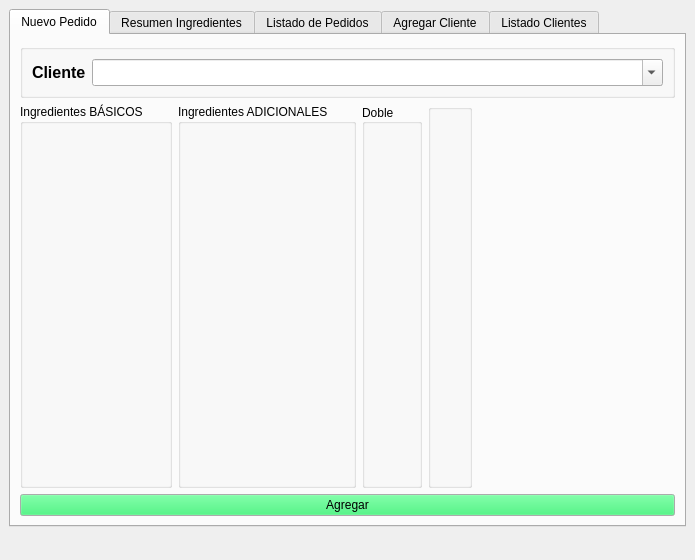
<?xml version="1.0" encoding="UTF-8"?>
<ui version="4.0">
 <class>Pausa_Natural</class>
 <widget class="QMainWindow" name="Pausa_Natural">
  <property name="geometry">
   <rect>
    <x>0</x>
    <y>0</y>
    <width>695</width>
    <height>560</height>
   </rect>
  </property>
  <property name="windowTitle">
   <string>Pausa Natural</string>
  </property>
  <widget class="QWidget" name="widget_central">
   <layout class="QVBoxLayout" name="verticalLayout_11">
    <item>
     <widget class="QTabWidget" name="tabs">
      <property name="currentIndex">
       <number>0</number>
      </property>
      <widget class="QWidget" name="Nuevo">
       <attribute name="title">
        <string>Nuevo Pedido</string>
       </attribute>
       <layout class="QVBoxLayout" name="verticalLayout_4">
        <item>
         <widget class="QGroupBox" name="groupBox">
          <property name="sizePolicy">
           <sizepolicy hsizetype="Minimum" vsizetype="Maximum">
            <horstretch>0</horstretch>
            <verstretch>0</verstretch>
           </sizepolicy>
          </property>
          <property name="title">
           <string/>
          </property>
          <layout class="QHBoxLayout" name="horizontalLayout_5">
           <item>
            <widget class="QLabel" name="label_cliente">
             <property name="sizePolicy">
              <sizepolicy hsizetype="Maximum" vsizetype="Preferred">
               <horstretch>0</horstretch>
               <verstretch>0</verstretch>
              </sizepolicy>
             </property>
             <property name="font">
              <font>
               <pointsize>12</pointsize>
               <weight>75</weight>
               <bold>true</bold>
              </font>
             </property>
             <property name="text">
              <string>Cliente</string>
             </property>
            </widget>
           </item>
           <item>
            <widget class="QComboBox" name="texto_cliente">
             <property name="font">
              <font>
               <pointsize>12</pointsize>
              </font>
             </property>
             <property name="editable">
              <bool>true</bool>
             </property>
            </widget>
           </item>
          </layout>
         </widget>
        </item>
        <item>
         <layout class="QHBoxLayout" name="horizontalLayout">
          <property name="sizeConstraint">
           <enum>QLayout::SetDefaultConstraint</enum>
          </property>
          <property name="rightMargin">
           <number>0</number>
          </property>
          <item>
           <layout class="QVBoxLayout" name="caja_basicos">
            <item>
             <widget class="QGroupBox" name="lista_basicos_L">
              <property name="title">
               <string>Ingredientes BÁSICOS</string>
              </property>
              <layout class="QVBoxLayout" name="verticalLayout_7">
               <item>
                <layout class="QVBoxLayout" name="lista_basicos"/>
               </item>
              </layout>
             </widget>
            </item>
           </layout>
          </item>
          <item>
           <layout class="QVBoxLayout" name="caja_adicionales">
            <item>
             <widget class="QGroupBox" name="lista_adicionales_L">
              <property name="title">
               <string>Ingredientes ADICIONALES</string>
              </property>
              <layout class="QVBoxLayout" name="verticalLayout_10">
               <item>
                <layout class="QVBoxLayout" name="lista_adicionales"/>
               </item>
              </layout>
             </widget>
            </item>
           </layout>
          </item>
          <item>
           <layout class="QVBoxLayout" name="caja_doble">
            <item>
             <widget class="QGroupBox" name="lista_doble_L">
              <property name="title">
               <string>Doble</string>
              </property>
              <property name="alignment">
               <set>Qt::AlignJustify|Qt::AlignVCenter</set>
              </property>
              <property name="flat">
               <bool>false</bool>
              </property>
              <property name="checkable">
               <bool>false</bool>
              </property>
              <layout class="QVBoxLayout" name="verticalLayout_12">
               <item>
                <layout class="QVBoxLayout" name="lista_doble"/>
               </item>
              </layout>
             </widget>
            </item>
           </layout>
          </item>
          <item>
           <widget class="QGroupBox" name="caja_precio_L">
            <property name="sizePolicy">
             <sizepolicy hsizetype="Maximum" vsizetype="Minimum">
              <horstretch>0</horstretch>
              <verstretch>0</verstretch>
             </sizepolicy>
            </property>
            <property name="autoFillBackground">
             <bool>false</bool>
            </property>
            <property name="flat">
             <bool>false</bool>
            </property>
            <layout class="QVBoxLayout" name="verticalLayout_14">
             <item>
              <layout class="QVBoxLayout" name="caja_precio"/>
             </item>
             <item>
              <spacer name="verticalSpacer">
               <property name="orientation">
                <enum>Qt::Vertical</enum>
               </property>
               <property name="sizeType">
                <enum>QSizePolicy::MinimumExpanding</enum>
               </property>
               <property name="sizeHint" stdset="0">
                <size>
                 <width>20</width>
                 <height>40</height>
                </size>
               </property>
              </spacer>
             </item>
            </layout>
           </widget>
          </item>
          <item>
           <spacer name="horizontalSpacer">
            <property name="orientation">
             <enum>Qt::Horizontal</enum>
            </property>
            <property name="sizeHint" stdset="0">
             <size>
              <width>40</width>
              <height>20</height>
             </size>
            </property>
           </spacer>
          </item>
         </layout>
        </item>
        <item>
         <widget class="QPushButton" name="boton_agregar_pedido">
          <property name="palette">
           <palette>
            <active>
             <colorrole role="Button">
              <brush brushstyle="SolidPattern">
               <color alpha="255">
                <red>35</red>
                <green>236</green>
                <blue>99</blue>
               </color>
              </brush>
             </colorrole>
            </active>
            <inactive>
             <colorrole role="Button">
              <brush brushstyle="SolidPattern">
               <color alpha="255">
                <red>35</red>
                <green>236</green>
                <blue>99</blue>
               </color>
              </brush>
             </colorrole>
            </inactive>
            <disabled>
             <colorrole role="Button">
              <brush brushstyle="SolidPattern">
               <color alpha="255">
                <red>35</red>
                <green>236</green>
                <blue>99</blue>
               </color>
              </brush>
             </colorrole>
            </disabled>
           </palette>
          </property>
          <property name="text">
           <string>Agregar</string>
          </property>
         </widget>
        </item>
       </layout>
      </widget>
      <widget class="QWidget" name="Resumen">
       <attribute name="title">
        <string>Resumen Ingredientes</string>
       </attribute>
       <layout class="QHBoxLayout" name="horizontalLayout_4">
        <item>
         <layout class="QVBoxLayout" name="verticalLayout_9">
          <item>
           <widget class="QScrollArea" name="scrollArea_3">
            <property name="sizePolicy">
             <sizepolicy hsizetype="Expanding" vsizetype="MinimumExpanding">
              <horstretch>0</horstretch>
              <verstretch>0</verstretch>
             </sizepolicy>
            </property>
            <property name="widgetResizable">
             <bool>true</bool>
            </property>
            <property name="alignment">
             <set>Qt::AlignLeading|Qt::AlignLeft|Qt::AlignTop</set>
            </property>
            <widget class="QWidget" name="scrollAreaWidgetContents_3">
             <property name="geometry">
              <rect>
               <x>0</x>
               <y>0</y>
               <width>657</width>
               <height>421</height>
              </rect>
             </property>
             <layout class="QHBoxLayout" name="horizontalLayout_8">
              <item>
               <widget class="QLabel" name="res_ingredientes">
                <property name="sizePolicy">
                 <sizepolicy hsizetype="Maximum" vsizetype="Maximum">
                  <horstretch>0</horstretch>
                  <verstretch>0</verstretch>
                 </sizepolicy>
                </property>
                <property name="font">
                 <font>
                  <pointsize>12</pointsize>
                  <weight>75</weight>
                  <bold>true</bold>
                 </font>
                </property>
                <property name="frameShape">
                 <enum>QFrame::Box</enum>
                </property>
                <property name="text">
                 <string/>
                </property>
               </widget>
              </item>
              <item>
               <widget class="QLabel" name="res_cubiertos">
                <property name="sizePolicy">
                 <sizepolicy hsizetype="Maximum" vsizetype="Maximum">
                  <horstretch>0</horstretch>
                  <verstretch>0</verstretch>
                 </sizepolicy>
                </property>
                <property name="font">
                 <font>
                  <pointsize>12</pointsize>
                 </font>
                </property>
                <property name="frameShape">
                 <enum>QFrame::Box</enum>
                </property>
                <property name="text">
                 <string/>
                </property>
               </widget>
              </item>
              <item>
               <widget class="QLabel" name="ganancia">
                <property name="sizePolicy">
                 <sizepolicy hsizetype="Maximum" vsizetype="Maximum">
                  <horstretch>0</horstretch>
                  <verstretch>0</verstretch>
                 </sizepolicy>
                </property>
                <property name="font">
                 <font>
                  <pointsize>12</pointsize>
                 </font>
                </property>
                <property name="frameShape">
                 <enum>QFrame::Box</enum>
                </property>
                <property name="text">
                 <string/>
                </property>
               </widget>
              </item>
             </layout>
            </widget>
           </widget>
          </item>
          <item>
           <spacer name="verticalSpacer_2">
            <property name="orientation">
             <enum>Qt::Vertical</enum>
            </property>
            <property name="sizeType">
             <enum>QSizePolicy::Minimum</enum>
            </property>
            <property name="sizeHint" stdset="0">
             <size>
              <width>20</width>
              <height>40</height>
             </size>
            </property>
           </spacer>
          </item>
         </layout>
        </item>
       </layout>
      </widget>
      <widget class="QWidget" name="Listado">
       <attribute name="title">
        <string>Listado de Pedidos</string>
       </attribute>
       <layout class="QHBoxLayout" name="horizontalLayout_3">
        <item>
         <layout class="QVBoxLayout" name="verticalLayout">
          <item>
           <widget class="QGroupBox" name="grupo_fecha">
            <property name="sizePolicy">
             <sizepolicy hsizetype="Preferred" vsizetype="Maximum">
              <horstretch>0</horstretch>
              <verstretch>0</verstretch>
             </sizepolicy>
            </property>
            <layout class="QHBoxLayout" name="horizontalLayout_7">
             <item>
              <widget class="QDateEdit" name="fecha_consulta">
               <property name="sizePolicy">
                <sizepolicy hsizetype="Expanding" vsizetype="Fixed">
                 <horstretch>0</horstretch>
                 <verstretch>0</verstretch>
                </sizepolicy>
               </property>
               <property name="displayFormat">
                <string>dd/MM/yyyy</string>
               </property>
               <property name="calendarPopup">
                <bool>true</bool>
               </property>
               <property name="date">
                <date>
                 <year>2019</year>
                 <month>1</month>
                 <day>1</day>
                </date>
               </property>
              </widget>
             </item>
             <item>
              <widget class="QPushButton" name="boton_hoy">
               <property name="text">
                <string>HOY</string>
               </property>
              </widget>
             </item>
            </layout>
           </widget>
          </item>
          <item>
           <widget class="QScrollArea" name="scrollArea_2">
            <property name="widgetResizable">
             <bool>true</bool>
            </property>
            <widget class="QWidget" name="scrollAreaWidgetContents">
             <property name="geometry">
              <rect>
               <x>0</x>
               <y>0</y>
               <width>657</width>
               <height>371</height>
              </rect>
             </property>
             <layout class="QVBoxLayout" name="verticalLayout_6">
              <item>
               <layout class="QGridLayout" name="grilla_pedidos"/>
              </item>
             </layout>
            </widget>
           </widget>
          </item>
          <item>
           <widget class="QPushButton" name="enviar_captura">
            <property name="text">
             <string>Enviar Listado de Pedidos</string>
            </property>
           </widget>
          </item>
         </layout>
        </item>
       </layout>
      </widget>
      <widget class="QWidget" name="Clientes">
       <attribute name="title">
        <string>Agregar Cliente</string>
       </attribute>
       <layout class="QHBoxLayout" name="horizontalLayout_2">
        <item>
         <layout class="QFormLayout" name="formLayout_2">
          <item row="0" column="0">
           <widget class="QLabel" name="label_3">
            <property name="font">
             <font>
              <pointsize>12</pointsize>
             </font>
            </property>
            <property name="text">
             <string>Nombre</string>
            </property>
           </widget>
          </item>
          <item row="0" column="1">
           <widget class="QLineEdit" name="nombre_cli">
            <property name="font">
             <font>
              <pointsize>12</pointsize>
             </font>
            </property>
           </widget>
          </item>
          <item row="1" column="0">
           <widget class="QLabel" name="label_4">
            <property name="font">
             <font>
              <pointsize>12</pointsize>
             </font>
            </property>
            <property name="text">
             <string>Apellido</string>
            </property>
           </widget>
          </item>
          <item row="1" column="1">
           <widget class="QLineEdit" name="apellido_cli">
            <property name="font">
             <font>
              <pointsize>12</pointsize>
             </font>
            </property>
           </widget>
          </item>
          <item row="2" column="0">
           <widget class="QLabel" name="label_5">
            <property name="font">
             <font>
              <pointsize>12</pointsize>
             </font>
            </property>
            <property name="text">
             <string>Dirección</string>
            </property>
           </widget>
          </item>
          <item row="2" column="1">
           <widget class="QLineEdit" name="dir_cli">
            <property name="font">
             <font>
              <pointsize>12</pointsize>
             </font>
            </property>
           </widget>
          </item>
          <item row="3" column="0">
           <widget class="QLabel" name="label_11">
            <property name="font">
             <font>
              <pointsize>12</pointsize>
             </font>
            </property>
            <property name="text">
             <string>Teléfono</string>
            </property>
           </widget>
          </item>
          <item row="3" column="1">
           <widget class="QLineEdit" name="tel_cli">
            <property name="font">
             <font>
              <pointsize>12</pointsize>
             </font>
            </property>
           </widget>
          </item>
          <item row="5" column="0">
           <widget class="QPushButton" name="boton_agregar_cliente">
            <property name="palette">
             <palette>
              <active>
               <colorrole role="Button">
                <brush brushstyle="SolidPattern">
                 <color alpha="255">
                  <red>35</red>
                  <green>236</green>
                  <blue>99</blue>
                 </color>
                </brush>
               </colorrole>
              </active>
              <inactive>
               <colorrole role="Button">
                <brush brushstyle="SolidPattern">
                 <color alpha="255">
                  <red>35</red>
                  <green>236</green>
                  <blue>99</blue>
                 </color>
                </brush>
               </colorrole>
              </inactive>
              <disabled>
               <colorrole role="Button">
                <brush brushstyle="SolidPattern">
                 <color alpha="255">
                  <red>35</red>
                  <green>236</green>
                  <blue>99</blue>
                 </color>
                </brush>
               </colorrole>
              </disabled>
             </palette>
            </property>
            <property name="text">
             <string>Agregar</string>
            </property>
           </widget>
          </item>
          <item row="4" column="0">
           <widget class="QLabel" name="label_12">
            <property name="font">
             <font>
              <pointsize>12</pointsize>
             </font>
            </property>
            <property name="text">
             <string>Cubiertos</string>
            </property>
           </widget>
          </item>
          <item row="4" column="1">
           <layout class="QVBoxLayout" name="cubiertos_cli"/>
          </item>
         </layout>
        </item>
       </layout>
      </widget>
      <widget class="QWidget" name="clientes">
       <attribute name="title">
        <string>Listado Clientes</string>
       </attribute>
       <layout class="QGridLayout" name="gridLayout_2">
        <item row="0" column="0">
         <layout class="QVBoxLayout" name="verticalLayout_2">
          <item>
           <widget class="QPushButton" name="boton_editar">
            <property name="sizePolicy">
             <sizepolicy hsizetype="Expanding" vsizetype="Fixed">
              <horstretch>0</horstretch>
              <verstretch>0</verstretch>
             </sizepolicy>
            </property>
            <property name="text">
             <string>Editar Clientes</string>
            </property>
           </widget>
          </item>
          <item>
           <widget class="QScrollArea" name="scrollArea">
            <property name="widgetResizable">
             <bool>true</bool>
            </property>
            <widget class="QWidget" name="scrollAreaWidgetContents_2">
             <property name="geometry">
              <rect>
               <x>0</x>
               <y>0</y>
               <width>657</width>
               <height>427</height>
              </rect>
             </property>
             <layout class="QVBoxLayout" name="verticalLayout_3">
              <item>
               <layout class="QGridLayout" name="grilla_clientes"/>
              </item>
             </layout>
            </widget>
           </widget>
          </item>
         </layout>
        </item>
       </layout>
      </widget>
     </widget>
    </item>
    <item>
     <widget class="QLabel" name="mensaje">
      <property name="font">
       <font>
        <pointsize>12</pointsize>
       </font>
      </property>
      <property name="text">
       <string/>
      </property>
     </widget>
    </item>
   </layout>
  </widget>
 </widget>
 <resources/>
 <connections/>
</ui>
